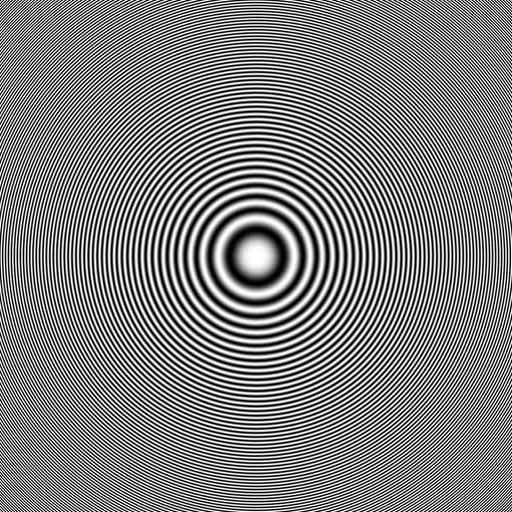
%> input picture assignment-1-transformations/1/data/circles_concentric.png, 512 x 512 px
$ octave myMainScript.m   (GNU Octave 9; MATLAB toolbox functions it lacks are replaced by stand-ins)
%> lines starting %> are read from the running program, lines starting %| are printed output that depends on the picture
### assignment-1-transformations/1/code/myShrinkImageByFactorD.m
function y = myShrinkImageByFactorD(im,d)
y = im(1:d:end,1:d:end);

### assignment-1-transformations/1/code/myMainScript.m
%% Q1
% We keep the number of colours per intensity to be 200, as specified in
% the assignment submission instructions.
%
% Throughout this question, we have used the following references:
%
% 1) MATLAB documentation: https://in.mathworks.com/help/matlab/examples.html?category=images_images
%
% 2) In specific, from MATLAB documentation we referred to various
% functions such as imagesc/imread and derivates, truesize and other image
% output controlling functions. We also used standard matlab functions such
% as imrotate to confirm the proper working of our codes as compared to the
% standard MATLAB implementations.
%
% 3) The following "Lectures on Image Processing" were helpful for us to understand
% a practical implementation of the various interpolation functions:
% https://ia802707.us.archive.org/23/items/Lectures_on_Image_Processing/EECE_4353_15_Resampling.pdf

%keeping number of colours per intensity to be 200
myNumOfColors = 200;
myColorScale = [ [0:1/(myNumOfColors-1):1]' , ...
    [0:1/(myNumOfColors-1):1]' , [0:1/(myNumOfColors-1):1]' ];
tic;
%% Q1a
circle_concentric_1 = imread('../data/circles_concentric.png');
%> circle_concentric_1 is the input picture: size 512x512 uint8; min 0, max 255, mean 127.5

%shrink the image by different factors
circle_concentric_2 = myShrinkImageByFactorD(circle_concentric_1,2);
%> in myShrinkImageByFactorD, `y = im(1:d:end,1:d:end);`:
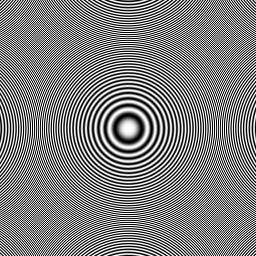
%> y: size 256x256 uint8; min 0, max 255, mean 127.5
circle_concentric_3 = myShrinkImageByFactorD(circle_concentric_1,3);
%> call 2 of myShrinkImageByFactorD, with d = 3
%> in myShrinkImageByFactorD (call 2), `y = im(1:d:end,1:d:end);`:
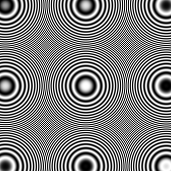
%> y: size 171x171 uint8; min 0, max 255, mean 126.7

%plot the images side-by-side
subplot(1,1,1), imagesc(circle_concentric_1);
daspect ([1 1 1]);
truesize([300 300]);
title('Original Image');
colorbar;
colormap (myColorScale);
colormap gray;
%%
subplot(1,1,1), imagesc(circle_concentric_2);
daspect ([1 1 1]);
truesize([300 300]);
title('Image with d = 2');
colorbar;
colormap (myColorScale);
colormap gray;
%%
subplot(1,1,1), imagesc(circle_concentric_3);
daspect ([1 1 1]);
truesize([300 300]);
title('Image with d = 3');
colorbar;
axis tight;
colormap (myColorScale);
colormap gray;
%% Q1b
%> (the run ends here)
